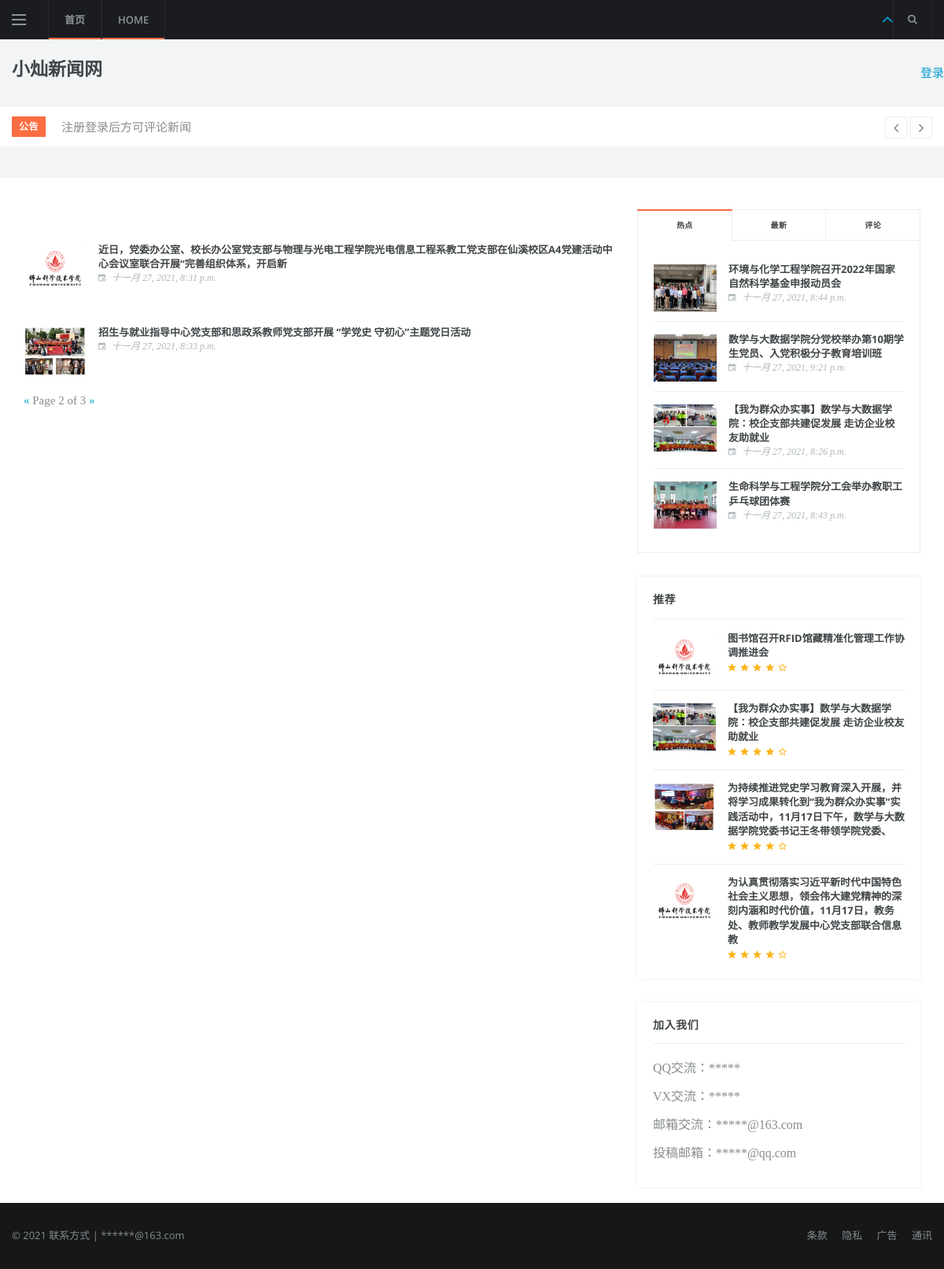
The page /daohang/党务工作/?page=2 on the database its author committed.
### new/models.py (models this page shows, shortened)
class news(models.Model):
    title = models.CharField('标题', max_length=70)
    excerpt = models.TextField('摘要', max_length=200, blank=True)
    category = models.ForeignKey(Category, on_delete=models.DO_NOTHING, verbose_name='分类', blank=True, null=True)
    tags = models.ManyToManyField(Tag, verbose_name='标签', blank=True)
    img = models.ImageField(upload_to='article_img/%Y/%m/%d/', verbose_name='封面图片', blank=True, null=True)
    content = RichTextUploadingField(verbose_name='正文')
    user = models.ForeignKey(User, on_delete=models.CASCADE, verbose_name='作者')
    tui = models.ForeignKey(Tui, on_delete=models.DO_NOTHING, verbose_name='推荐位', blank=True, null=True)
    views = models.PositiveIntegerField('阅读量', default=0)
    created_time = models.DateTimeField('发布时间', auto_now_add=True)
    modified_time = models.DateTimeField('修改时间', auto_now=True)
    class Meta:
        verbose_name = '文章详情'
        verbose_name_plural = '文章管理'

### new/views.py (the view)
# urls.py: path('daohang/<str:class_name>/', views.news_show, name='news_show'),
def news_show(request, class_name):
    try:
        redian = news.objects.order_by('-views')[:4]
        zuixin = news.objects.order_by('-created_time')[:4]
        pinglun = Comment.objects.order_by('-created')[:4]
        tuijian = news.objects.order_by('tui')[:4]
        class_name = news.objects.filter(category__name=class_name)
        paginator = Paginator(class_name, 2)
        page = request.GET.get('page')
        try:
            contacts = paginator.page(page)
        except PageNotAnInteger:
            contacts = paginator.page(1)
        except EmptyPage:
            contacts = paginator.page(paginator.num_pages)
        return render(request, 'news/show.html', {'redian' :redian,
        'zuixin' :zuixin,
        'pinglun' :pinglun,
        'tuijian' :tuijian,
        'contacts' :contacts})
    except:
        return HttpResponse("news_show没有找到数据！!")

### templates/news/show.html (shortened to what this page needs)
{% extends "base.html" %} {% load static %}
{% block content %}
<div class="main-container container mt-40" id="main-container">
    <div class="row">
        <div class="col-lg-8 blog__content mb-30">
        	{% for new in contacts %}
        		<br>
        		<br>
				<article class="post-list-small__entry clearfix">
                    <div class="post-list-small__img-holder">
                        <div class="thumb-container thumb-75">
                            <a href="{% url 'news:news_detail' new.id %}">
                                <img data-src="/media/{{new.img}}"
                                     src="/media/{{new.img}}" alt="" class=" lazyload">
                            </a>
                        </div>
                    </div>
                    <div class="post-list-small__body">
                        <h3 class="post-list-small__entry-title">
                            <a href="{% url 'news:news_detail' new.id %}">{{new.title}}</a>
                        </h3>
                        <ul class="entry__meta">
                            <li class="entry__meta-date">
                                <i class="ui-date"></i>
                                {{new.modified_time}}
                            </li>
                        </ul>
                    </div>
                </article>
            {% endfor %}
            <br>
            <div >
			    <span >
			    	<span >
			        {% if contacts.has_previous %}
			            <a href="?page={{ contacts.previous_page_number }}">&laquo;</a>
			        {% endif %}
			     	</span >
			 		 Page {{ contacts.number }} of {{ contacts.paginator.num_pages }}
			        <span >
			        {% if contacts.has_next %}
			            <a href="?page={{ contacts.next_page_number }}">&raquo;</a>
			        {% endif %}
			        </span>
			    </span>
			</div>
        </div>
        <aside class="col-lg-4 sidebar sidebar--right">
            <div class="widget widget-tabpost">
                <div class="tabs widget-tabpost__tabs">
                    <ul class="tabs__list widget-tabpost__tabs-list">
                        <li class="tabs__item widget-tabpost__tabs-item tabs__item--active">
                            <a href="#tab-trending" class="tabs__url tabs__trigger widget-tabpost__tabs-url">热点</a>
                        </li>
                        <li class="tabs__item widget-tabpost__tabs-item">
                            <a href="#tab-latest"
                               class="tabs__url tabs__trigger widget-tabpost__tabs-url">最新</a>
                        </li>
                        <li class="tabs__item widget-tabpost__tabs-item">
                            <a href="#tab-comments" class="tabs__url tabs__trigger widget-tabpost__tabs-url">评论</a>
                        </li>
                    </ul>
                    <div class="tabs__content tabs__content-trigger widget-tabpost__tabs-content">
                        <div class="tabs__content-pane tabs__content-pane--active" id="tab-trending">
                            <ul class="post-list-small">
                                {% for new in redian %}
                                <li class="post-list-small__item">
                                    <article class="post-list-small__entry clearfix">
                                        <div class="post-list-small__img-holder">
                                            <div class="thumb-container thumb-75">
                                                <a href="{% url 'news:news_detail' new.id %}">
                                                    <img data-src="/media/{{new.img}}"
                                                         src="/media/{{new.img}}" alt="" class=" lazyload">
                                                </a>
                                            </div>
                                        </div>
                                        <div class="post-list-small__body">
                                            <h3 class="post-list-small__entry-title">
                                                <a href="{% url 'news:news_detail' new.id %}">{{new.title}}</a>
                                            </h3>
                                            <ul class="entry__meta">
                                                <li class="entry__meta-date">
                                                    <i class="ui-date"></i>
                                                    {{new.modified_time}}
                                                </li>
                                            </ul>
                                        </div>
                                    </article>
                                </li>
                                {% endfor %}
                            </ul>
                        </div>
                    </div>
                </div>
            </div>
            <div class="widget widget-reviews">
                <h4 class="widget-title">推荐</h4>
                <ul class="post-list-small">
                    {% for new in tuijian%}
                    <li class="post-list-small__item">
                        <article class="post-list-small__entry clearfix">
                            <div class="post-list-small__img-holder">
                                <div class="thumb-container thumb-75">
                                    <a href="{% url 'news:news_detail' new.id %}">
                                        <img data-src="/media/{{new.img}}"
                                             src="/media/{{new.img}}" alt="" class=" lazyload">
                                    </a>
                                </div>
                            </div>
                            <div class="post-list-small__body">
                                <h3 class="post-list-small__entry-title">
                                    <a href="{% url 'news:news_detail' new.id %}">{{new.title}}</a>
                                </h3>
                                <ul class="entry__meta">
                                    <li class="entry__meta-rating">
                                        <i class="ui-star"></i>
                                        <i class="ui-star"></i>
                                        <i class="ui-star"></i>
                                        <i class="ui-star"></i>
                                        <i class="ui-star-outline"></i>
                                    </li>
                                </ul>
                            </div>
                        </article>
                    </li>
                    {% endfor %}
                </ul>
            </div>
            <div class="widget">
                <h4 class="widget-title">加入我们</h4>
                <div class="tweets-container">
                    <div id="tweets">
                        <p>QQ交流：*****</p>
                        <p>VX交流：*****</p>
                        <p>邮箱交流：*****@163.com</p>
                        <p>投稿邮箱：*****@qq.com</p>
                    </div>
                </div>
            </div>
        </aside>
    </div>
</div>
{% endblock content %}

### rows shown on the page
news: img (picture), title "近日，党委办公室、校长办公室党支部与物理与光电工程学院光电信息工程系教工党支部在仙溪校区A4党建活动中心会议室联合开展“完善组织体系，开启新", modified_time "十一月 27, 2021, 8:31 p.m."
news: img (picture), title "招生与就业指导中心党支部和思政系教师党支部开展 “学党史 守初心”主题党日活动", modified_time "十一月 27, 2021, 8:33 p.m."
news: img (picture), title "环境与化学工程学院召开2022年国家自然科学基金申报动员会", modified_time "十一月 27, 2021, 8:44 p.m."
news: img (picture), title "数学与大数据学院分党校举办第10期学生党员、入党积极分子教育培训班", modified_time "十一月 27, 2021, 9:21 p.m."
news: img (picture), title "【我为群众办实事】数学与大数据学院：校企支部共建促发展 走访企业校友助就业", modified_time "十一月 27, 2021, 8:26 p.m."
news: img (picture), title "生命科学与工程学院分工会举办教职工乒乓球团体赛", modified_time "十一月 27, 2021, 8:43 p.m."
news: img (placeholder picture), title "图书馆召开RFID馆藏精准化管理工作协调推进会"
news: img (picture), title "为持续推进党史学习教育深入开展，并将学习成果转化到“我为群众办实事”实践活动中，11月17日下午，数学与大数据学院党委书记王冬带领学院党委、"
news: img (picture), title "为认真贯彻落实习近平新时代中国特色社会主义思想，领会伟大建党精神的深刻内涵和时代价值，11月17日，教务处、教师教学发展中心党支部联合信息教"

### other values the page prints
{{ contacts.number }} "2"
{{ contacts.paginator.num_pages }} "3"
